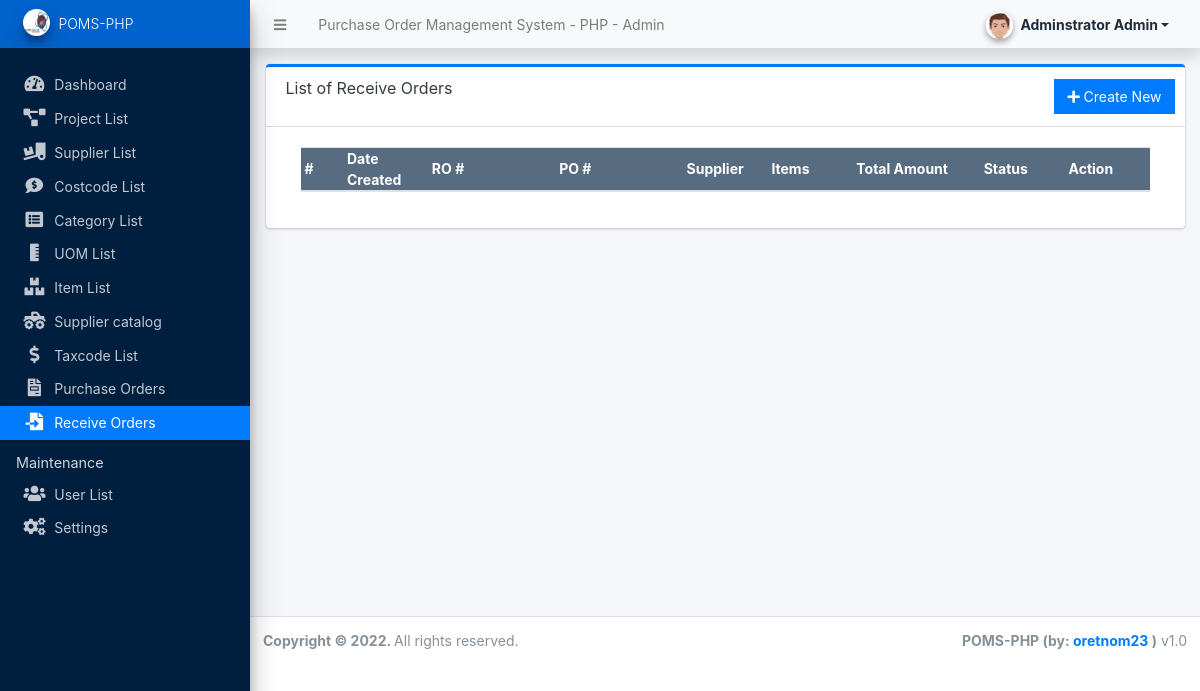
/admin/?page=receive_orders (signed in), run on an earlier commit of the app's database.
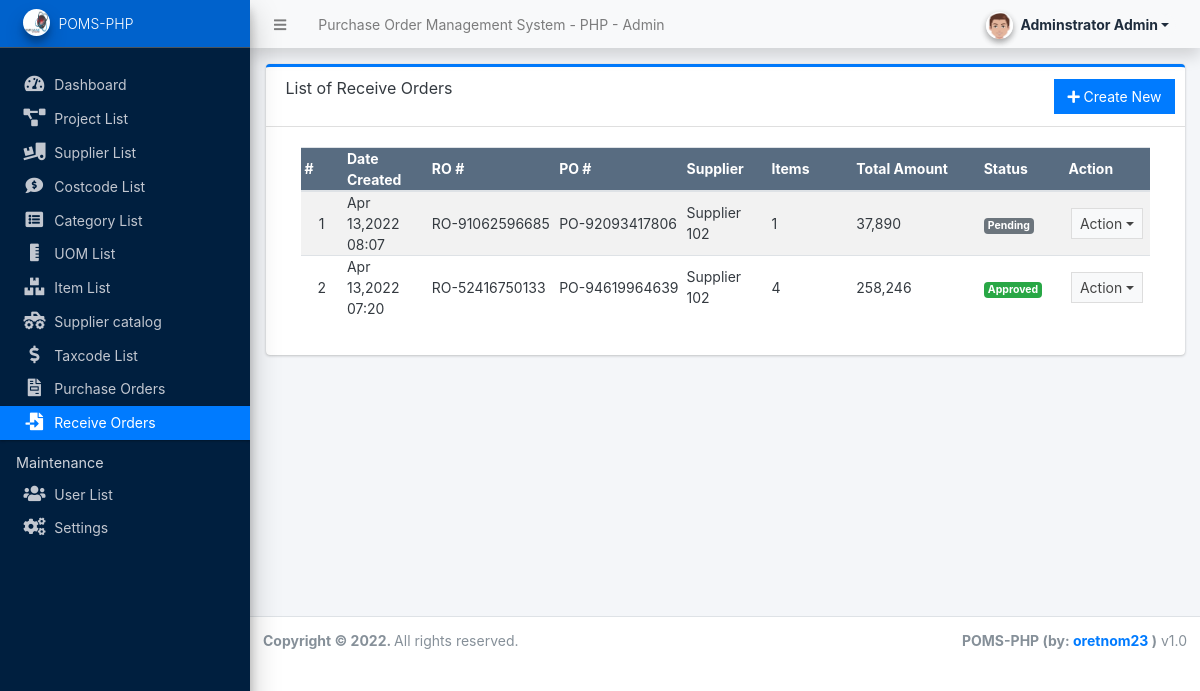
And on a later commit of the database.
### tables this page shows
CREATE TABLE `ro_list` (
  `id` int(30) NOT NULL AUTO_INCREMENT,
  `ro_no` varchar(250) NOT NULL,
  `packing_slip_no` varchar(250) NOT NULL,
  `po_id` int(30) NOT NULL,
  `project_id` int(30) NOT NULL,
  `supplier_id` int(30) NOT NULL,
  `discount_percentage` float NOT NULL,
  `discount_amount` float NOT NULL,
  `tax_percentage` float NOT NULL,
  `tax_amount` float NOT NULL,
  `notes` text NOT NULL,
  `delivery_address` text NOT NULL,
  `delivery_date` datetime DEFAULT NULL,
  `status` tinyint(1) NOT NULL DEFAULT 0 COMMENT '0=pending, 1= Approved, 2 = Denied',
  `date_created` datetime NOT NULL DEFAULT current_timestamp(),
  `date_updated` datetime DEFAULT NULL ON UPDATE current_timestamp(),
  PRIMARY KEY (`id`),
  KEY `supplier_id` (`supplier_id`)
);

CREATE TABLE `po_list` (
  `id` int(30) NOT NULL AUTO_INCREMENT,
  `po_no` varchar(100) NOT NULL,
  `project_id` int(30) NOT NULL,
  `supplier_id` int(30) NOT NULL,
  `discount_percentage` float NOT NULL,
  `discount_amount` float NOT NULL,
  `tax_percentage` float NOT NULL,
  `tax_amount` float NOT NULL,
  `notes` text NOT NULL,
  `delivery_address` text NOT NULL,
  `delivery_date` datetime DEFAULT NULL,
  `status` tinyint(1) NOT NULL DEFAULT 0 COMMENT '0=pending, 1= Approved, 2 = Denied',
  `date_created` datetime NOT NULL DEFAULT current_timestamp(),
  `date_updated` datetime DEFAULT NULL ON UPDATE current_timestamp(),
  PRIMARY KEY (`id`),
  KEY `supplier_id` (`supplier_id`),
  CONSTRAINT `po_list_ibfk_1` FOREIGN KEY (`supplier_id`) REFERENCES `supplier_list` (`id`) ON DELETE CASCADE ON UPDATE NO ACTION
);

CREATE TABLE `supplier_list` (
  `id` int(30) NOT NULL AUTO_INCREMENT,
  `name` varchar(250) NOT NULL,
  `address` text NOT NULL,
  `contact_person` text NOT NULL,
  `contact` varchar(50) NOT NULL,
  `email` varchar(150) NOT NULL,
  `status` tinyint(1) NOT NULL DEFAULT 1 COMMENT ' 0 = Inactive, 1 = Active',
  `date_created` datetime NOT NULL DEFAULT current_timestamp(),
  PRIMARY KEY (`id`)
);

### config.php (called while the page is built, shortened)
<?php
require_once('classes/DBConnection.php');
require_once('classes/SystemSettings.php');
function validate_image($file){
	if(!empty($file)){
		if(is_file(base_app.$file)){
			return base_url.$file;
		}else{
			return base_url.'dist/img/no-image-available.png';
		}
	}else{
		return base_url.'dist/img/no-image-available.png';
	}
}
function isMobileDevice(){
    $aMobileUA = array(
        '/iphone/i' => 'iPhone',
        '/ipod/i' => 'iPod',
        '/ipad/i' => 'iPad',
        '/android/i' => 'Android',
        '/blackberry/i' => 'BlackBerry',
        '/webos/i' => 'Mobile'
    );
    return false;
}
?>

### classes/DBConnection.php (called while the page is built, shortened)
<?php
class DBConnection{
    private $host = DB_SERVER;
    private $username = DB_USERNAME;
    private $password = DB_PASSWORD;
    private $database = DB_NAME;
    public $conn;
    public function __construct(){
        if (!isset($this->conn)) {
            $this->conn = new mysqli($this->host, $this->username, $this->password, $this->database);
        }
    }
}
?>

### admin/receive_orders/index.php (the view, shortened to what this page needs)
<div class="card card-outline card-primary">
	<div class="card-header">
		<h3 class="card-title">List of Receive Orders</h3>
		<div class="card-tools">
			<a href="?page=receive_orders/manage_ro" class="btn btn-flat btn-primary"><span class="fas fa-plus"></span>  Create New</a>
		</div>
	</div>
	<div class="card-body">
		<div class="container-fluid">
        <div class="container-fluid">
			<table class="table table-hover table-striped">
				<colgroup>
					<col width="5%">
					<col width="10%">
					<col width="15%">
					<col width="15%">
					<col width="10%">
					<col width="10%">
					<col width="15%">
					<col width="10%">
					<col width="10%">
				</colgroup>
				<thead>
					<tr class="bg-navy disabled">
						<th>#</th>
						<th>Date Created</th>
						<th>RO #</th>
						<th>PO #</th>
						<th>Supplier</th>
						<th>Items</th>
						<th>Total Amount</th>
						<th>Status</th>
						<th>Action</th>
					</tr>
				</thead>
				<tbody>
					<?php
					$i = 1;
						$qry = $conn->query(
							"SELECT ro.*, s.name as sname, po.po_no
							FROM `ro_list` ro
							inner join `po_list` po on ro.po_id = po.id
							inner join `supplier_list` s on ro.supplier_id = s.id
							order by unix_timestamp(ro.date_updated) "
						);
						while($row = $qry->fetch_assoc()):
							$row['item_count'] = $conn->query("SELECT * FROM receive_order_items where ro_id = '{$row['id']}'")->num_rows;
							$row['total_amount'] = $conn->query("SELECT sum(quantity * unit_price) as total FROM receive_order_items where ro_id = '{$row['id']}'")->fetch_array()['total'];
					?>
						<tr>
							<td class="text-center"><?php echo $i++; ?></td>
							<td class=""><?php echo date("M d,Y H:i",strtotime($row['date_created'])) ; ?></td>
							<td class=""><?php echo $row['ro_no'] ?></td>
							<td class=""><?php echo $row['po_no'] ?></td>
							<td class=""><?php echo $row['sname'] ?></td>
							<td><?php echo number_format($row['item_count']) ?></td>
							<td><?php echo number_format($row['total_amount']) ?></td>
							<td>
								<?php
									switch ($row['status']) {
										case '1':
											echo '<span class="badge badge-success">Approved</span>';
											break;
										default:
											echo '<span class="badge badge-secondary">Pending</span>';
											break;
									}
								?>
							</td>
							<td align="center">
								 <button type="button" class="btn btn-flat btn-default btn-sm dropdown-toggle dropdown-icon" data-toggle="dropdown">
				                  		Action
				                  </button>
							</td>
						</tr>
					<?php endwhile; ?>
				</tbody>
			</table>
		</div>
		</div>
	</div>
</div>

### admin/index.php (shortened to what this page needs)
<?php require_once('../config.php'); ?>
 <!DOCTYPE html>
<html lang="en" class="" style="height: auto;">
<?php require_once('inc/header.php') ?>
  <body class="sidebar-mini layout-fixed control-sidebar-slide-open layout-navbar-fixed sidebar-mini-md sidebar-mini-xs text-sm" data-new-gr-c-s-check-loaded="14.991.0" data-gr-ext-installed="" style="height: auto;">
    <div class="wrapper">
     <?php require_once('inc/topBarNav.php') ?>
     <?php require_once('inc/navigation.php') ?>
     <?php $page = isset($_GET['page']) ? $_GET['page'] : 'home';  ?>
      <div class="content-wrapper pt-3" style="min-height: 567.854px;">
        <section class="content  text-dark">
          <div class="container-fluid">
            <?php
              if(!file_exists($page.".php") && !is_dir($page)){
                  include '404.html';
              }else{
                if(is_dir($page))
                  include $page.'/index.php';
                else
                  include $page.'.php';
              }
            ?>
          </div>
        </section>
      </div>
      <?php require_once('inc/footer.php') ?>
  </body>
</html>

### admin/inc/header.php (shortened to what this page needs)
<head>
    <link rel="stylesheet" href="<?php echo base_url ?>plugins/fontawesome-free/css/all.min.css">
    <link rel="stylesheet" href="<?php echo base_url ?>plugins/tempusdominus-bootstrap-4/css/tempusdominus-bootstrap-4.min.css">
  <link rel="stylesheet" href="<?php echo base_url ?>plugins/datatables-bs4/css/dataTables.bootstrap4.min.css">
  <link rel="stylesheet" href="<?php echo base_url ?>plugins/datatables-responsive/css/responsive.bootstrap4.min.css">
  <link rel="stylesheet" href="<?php echo base_url ?>plugins/datatables-buttons/css/buttons.bootstrap4.min.css">
  <link rel="stylesheet" href="<?php echo base_url ?>plugins/select2/css/select2.min.css">
  <link rel="stylesheet" href="<?php echo base_url ?>plugins/select2-bootstrap4-theme/select2-bootstrap4.min.css">
    <link rel="stylesheet" href="<?php echo base_url ?>plugins/icheck-bootstrap/icheck-bootstrap.min.css">
    <link rel="stylesheet" href="<?php echo base_url ?>plugins/jqvmap/jqvmap.min.css">
    <link rel="stylesheet" href="<?php echo base_url ?>plugins/jquery-ui/jquery-ui.min.css">
    <link rel="stylesheet" href="<?php echo base_url ?>dist/css/adminlte.css">
    <link rel="stylesheet" href="<?php echo base_url ?>dist/css/custom.css">
    <link rel="stylesheet" href="<?php echo base_url ?>plugins/overlayScrollbars/css/OverlayScrollbars.min.css">
    <link rel="stylesheet" href="<?php echo base_url ?>plugins/daterangepicker/daterangepicker.css">
    <link rel="stylesheet" href="<?php echo base_url ?>plugins/summernote/summernote-bs4.min.css">
  <link rel="stylesheet" href="<?php echo base_url ?>plugins/sweetalert2-theme-bootstrap-4/bootstrap-4.min.css">
  </head>

### admin/inc/topBarNav.php (shortened to what this page needs)
<nav class="main-header navbar navbar-expand navbar-light border border-light shadow  border-top-0  border-left-0 border-right-0 navbar-light text-sm">
  <ul class="navbar-nav">
    <li class="nav-item">
    <a class="nav-link" data-widget="pushmenu" href="#" role="button"><i class="fas fa-bars"></i></a>
    </li>
    <li class="nav-item d-none d-sm-inline-block">
      <a href="<?php echo base_url ?>" class="nav-link"><?php echo (!isMobileDevice()) ? $_settings->info('name'):$_settings->info('short_name'); ?> - Admin</a>
    </li>
  </ul>
  <ul class="navbar-nav ml-auto">
    <li class="nav-item">
      <div class="btn-group nav-link">
            <button type="button" class="btn btn-rounded badge badge-light dropdown-toggle dropdown-icon" data-toggle="dropdown">
              <span><img src="<?php echo validate_image($_settings->userdata('avatar')) ?>" class="img-circle elevation-2 user-img" alt="User Image"></span>
              <span class="ml-3"><?php echo ucwords($_settings->userdata('firstname').' '.$_settings->userdata('lastname')) ?></span>
            </button>
        </div>
    </li>
  </ul>
</nav>

### admin/inc/navigation.php (shortened to what this page needs)
<aside class="main-sidebar sidebar-dark-primary bg-navy elevation-4 sidebar-no-expand">
  <a href="<?php echo base_url ?>admin" class="brand-link bg-primary text-sm">
  <img src="<?php echo validate_image($_settings->info('logo'))?>" alt="Store Logo" class="brand-image img-circle elevation-3" style="width: 1.7rem;height: 1.7rem;max-height: unset">
  <span class="brand-text font-weight-light"><?php echo $_settings->info('short_name') ?></span>
  </a>
  <div class="sidebar os-host os-theme-light os-host-overflow os-host-overflow-y os-host-resize-disabled os-host-transition os-host-scrollbar-horizontal-hidden">
    <div class="os-content-glue" style="margin: 0px -8px; width: 249px; height: 646px;"></div>
    <div class="os-padding">
      <div class="os-viewport os-viewport-native-scrollbars-invisible" style="overflow-y: scroll;">
        <div class="os-content" style="padding: 0px 8px; height: 100%; width: 100%;">
          <nav class="mt-4">
             <ul class="nav nav-pills nav-sidebar flex-column text-sm nav-compact nav-flat nav-child-indent nav-collapse-hide-child" data-widget="treeview" role="menu" data-accordion="false">
              <li class="nav-item dropdown">
                <a href="./" class="nav-link nav-home">
                  <i class="nav-icon fas fa-tachometer-alt"></i>
                  <p>
                    Dashboard
                  </p>
                </a>
              </li>
              <li class="nav-item dropdown">
                <a href="<?php echo base_url ?>admin/?page=projects" class="nav-link nav-projects">
                  <i class="nav-icon fas fa-project-diagram"></i>
                  <p>
                    Project List
                  </p>
                </a>
              </li>
              <li class="nav-item dropdown">
                <a href="<?php echo base_url ?>admin/?page=suppliers" class="nav-link nav-suppliers">
                  <i class="nav-icon fas fa-truck-loading"></i>
                  <p>
                    Supplier List
                  </p>
                </a>
              </li>
              <li class="nav-item dropdown">
                <a href="<?php echo base_url ?>admin/?page=costcodes" class="nav-link nav-costcodes">
                  <i class="nav-icon fas fa-comment-dollar"></i>
                  <p>
                    Costcode List
                  </p>
                </a>
              </li>
              <li class="nav-item dropdown">
                <a href="<?php echo base_url ?>admin/?page=categories" class="nav-link nav-categories">
                  <i class="nav-icon fas fa-list-alt"></i>
                  <p>
                    Category List
                  </p>
                </a>
              </li>
              <li class="nav-item dropdown">
                <a href="<?php echo base_url ?>admin/?page=uoms" class="nav-link nav-uoms">
                  <i class="nav-icon fas fa-ruler-vertical"></i>
                  <p>
                    UOM List
                  </p>
                </a>
              </li>
              <li class="nav-item dropdown">
                <a href="<?php echo base_url ?>admin/?page=items" class="nav-link nav-items">
                  <i class="nav-icon fas fa-boxes"></i>
                  <p>
                    Item List
                  </p>
                </a>
              </li>
              <li class="nav-item dropdown">
                <a href="<?php echo base_url ?>admin/?page=supplier_catalogs" class="nav-link nav-supplier_catalogs">
                  <i class="nav-icon fas fa-truck-monster"></i>
                  <p>
                    Supplier catalog
                  </p>
                </a>
              </li>
              <li class="nav-item dropdown">
                <a href="<?php echo base_url ?>admin/?page=taxcodes" class="nav-link nav-taxcodes">
                  <i class="nav-icon fas fa-dollar-sign"></i>
                  <p>
                    Taxcode List
                  </p>
                </a>
              </li>
              <li class="nav-item dropdown">
                <a href="<?php echo base_url ?>admin/?page=purchase_orders" class="nav-link nav-purchase_orders">
                  <i class="nav-icon fas fa-file-invoice"></i>
                  <p>
                    Purchase Orders
                  </p>
                </a>
              </li>
              <li class="nav-item dropdown">
                <a href="<?php echo base_url ?>admin/?page=receive_orders" class="nav-link nav-receive_orders">
                  <i class="nav-icon fas fa-file-import"></i>
                  <p>
                    Receive Orders
                  </p>
                </a>
              </li>
              <?php if($_settings->userdata('type') == 1): ?>
              <li class="nav-header">Maintenance</li>
              <li class="nav-item dropdown">
                <a href="<?php echo base_url ?>admin/?page=user/list" class="nav-link nav-user_list">
                  <i class="nav-icon fas fa-users"></i>
                  <p>
                    User List
                  </p>
                </a>
              </li>
              <li class="nav-item dropdown">
                <a href="<?php echo base_url ?>admin/?page=system_info" class="nav-link nav-system_info">
                  <i class="nav-icon fas fa-cogs"></i>
                  <p>
                    Settings
                  </p>
                </a>
              </li>
              <?php endif; ?>
            </ul>
          </nav>
        </div>
      </div>
    </div>
  </div>
</aside>

### admin/inc/footer.php (shortened to what this page needs)
<footer class="main-footer text-sm">
        <strong>Copyright © <?php echo date('Y') ?>.
        </strong>
        All rights reserved.
        <div class="float-right d-none d-sm-inline-block">
          <b><?php echo $_settings->info('short_name') ?> (by: <a href="mailto:oretnom23@gmail.com" target="blank">oretnom23</a> )</b> v1.0
        </div>
      </footer>
    </div>

### admin/inc/topBarNav.php (style rules this page uses)
.user-img { position: absolute; height: 27px; width: 27px; object-fit: cover; left: -7%; top: -12%; }
.btn-rounded { border-radius: 50px; }

What changed in the data, as far as the page shows it:
added ro_list: date_created "Apr 13,2022 08:07", ro_no "RO-91062596685", po_list.po_no "PO-92093417806", supplier_list.name "Supplier 102", discount_percentage "1", total_amount "37,890", status "Pending"
added ro_list: date_created "Apr 13,2022 07:20", ro_no "RO-52416750133", po_list.po_no "PO-94619964639", supplier_list.name "Supplier 102", item_count "4", total_amount "258,246", status "Approved"
